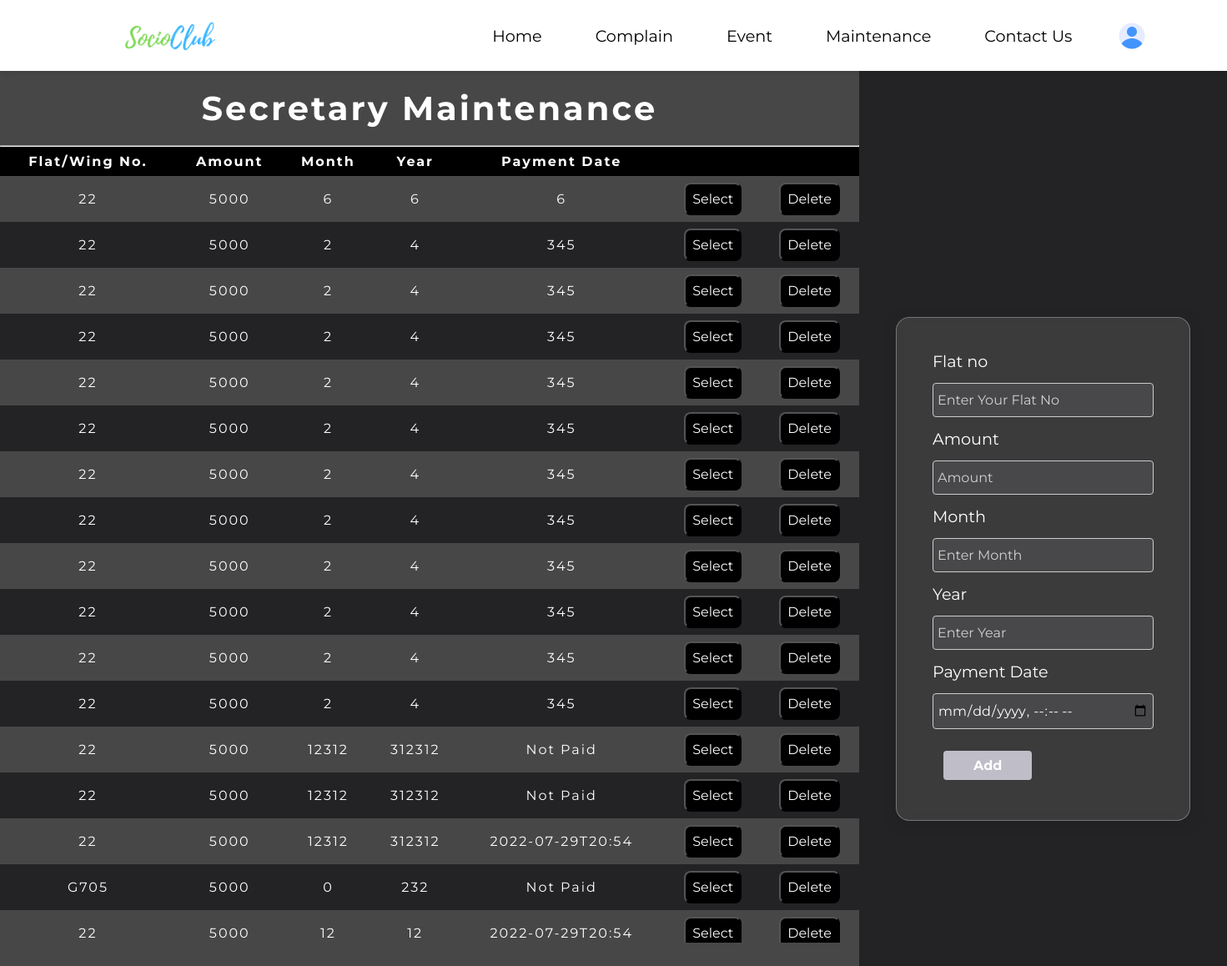
Before: /sec_main/ (signed in) with the older database file.
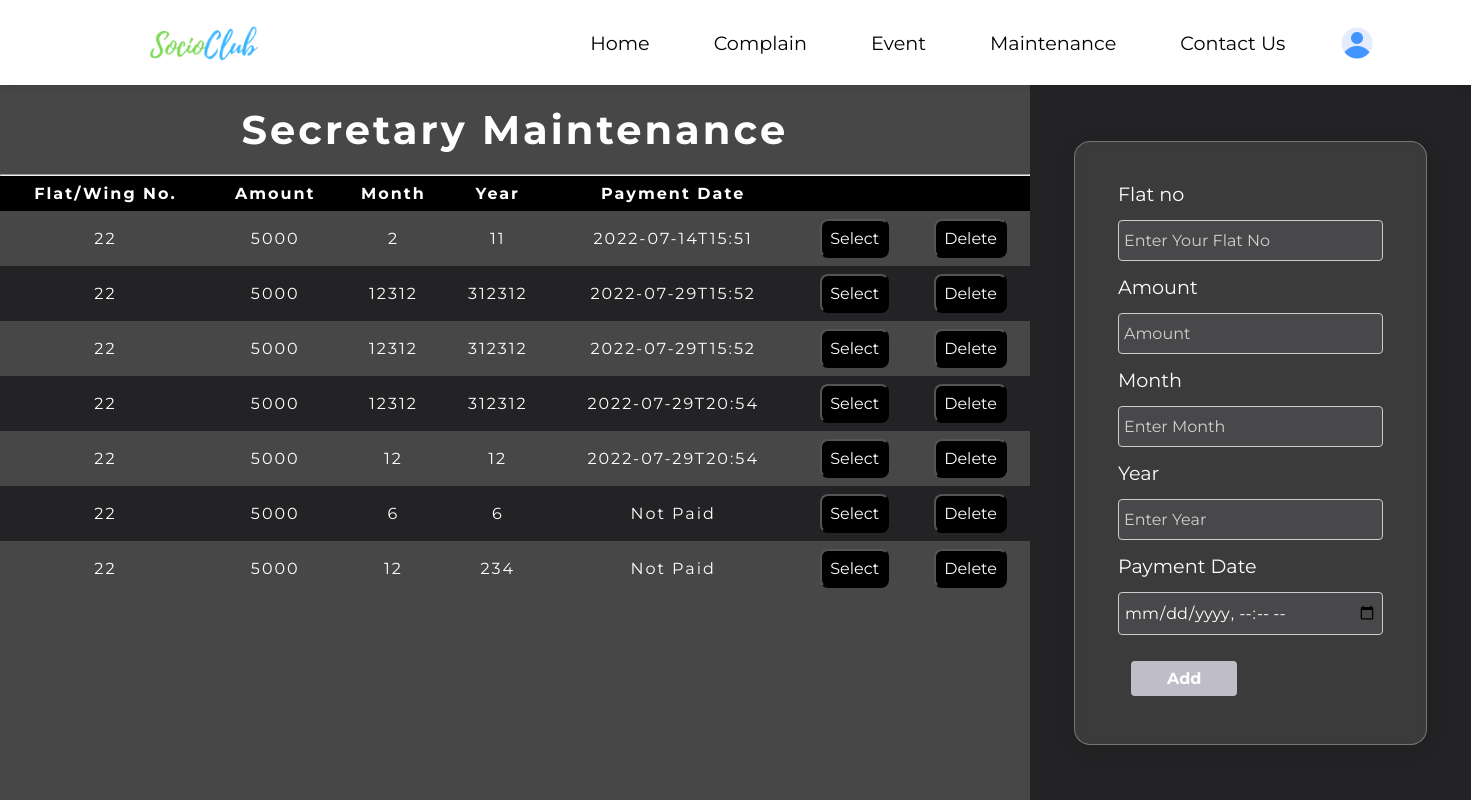
After: the same page with the newer database file.
### user_data/models.py (models this page shows, shortened)
class Maintenance(models.Model):
    society_name = models.ForeignKey(Society, on_delete=models.CASCADE)
    maintenance_user = models.ForeignKey(User, on_delete=models.CASCADE)
    maintenance_flat = models.ForeignKey(Flatno, on_delete=models.CASCADE)
    maintenance_amount = models.IntegerField()
    maintenance_month = models.IntegerField()
    maintenance_year = models.IntegerField()
    payment_date = models.CharField(null=True, max_length=15)

class Flatno (models.Model):
    flat = models.CharField(max_length=10)
    society_name = models.ForeignKey(Society, on_delete=models.CASCADE)
    owner = models.ForeignKey(User, on_delete=models.CASCADE)
    def __str__(self):
        return str(self.flat)

### SocioClub/views.py (the view, shortened to what this page needs)
# urls.py: path('sec_main/', views.sec_main, name = "sec_main"),
def sec_main(request):
    society_name = User_Detail.objects.get(user=request.user).society_name
    maintenance_data = Maintenance.objects.filter(society_name=society_name)
    return render(request, "sec-main.html", {'maintenance_data': maintenance_data})

### templates/sec-main.html (shortened to what this page needs)
{% extends "base.html" %}
{% load static %}
{% url 'login' as login %}
{% url 'index' as index %}
{% url 'delete_main' as delete_main %}
{%block cssblock%}
<link rel="stylesheet" href="{% static 'css/sec-main.css'%}"> {%endblock%}
{% block mainblock %}
<div class="sec-container">
    <div class="sec-left">
        <h3>Secretary Maintenance</h3>
        <hr>
        <div class="only-table-main">
            <table>
                <thead>
                    <tr>
                        <th>Flat/Wing No. </th>
                        <th>Amount</th>
                        <th>Month</th>
                        <th>Year</th>
                        <th>Payment Date</th>
                        <th></th>
                        <th></th>
                    </tr>
                </thead>
                <tbody>
                    {% for m in maintenance_data %}
                    <tr>
                        <td>{{m.maintenance_flat}}</td>
                        <td>{{m.maintenance_amount}}</td>
                        <td>{{m.maintenance_month}}</td>
                        <td>{{m.maintenance_year}}</td>
                        {% if m.payment_date == "" %}
                        <td>Not Paid</td>
                        {% else %}
                        <td>{{m.payment_date}}</td>
                        {% endif %}
                        <td> <button class="select-btn" onclick="select_main('{{m.id}}', '{{m.maintenance_flat}}', {{m.maintenance_amount}}, {{m.maintenance_month}}, {{m.maintenance_year}})">Select</button>
                        </td>
                        <td> <button class="select-btn" onclick="del_main('{{m.id}}')">Delete</button></td>
                    </tr>
                    {% endfor %}
                </tbody>
            </table>
        </div>
    </div>
    <div class="sec-right">
        <div class="sec-right-form">
            <form method="POST" action="{% url 'sec_main' %}" id="update_form">
                <label>Flat no</label>
                {% if error %}
                <input type="text" name="sec_flat" id="sec_flat" placeholder="Flat Does Not Exist">
                {% else %}
                <input type="text" name="sec_flat" id="sec_flat" placeholder="Enter Your Flat No">
                {% endif %}
                <label>Amount</label>
                <input type="text" id="sec_amount" placeholder="Amount">
                <label>Month</label>
                <input type="text" name="sec_month" id="sec_month" placeholder="Enter Month">
                <label>Year</label>
                <input type="text" name="sec_year" id="sec_year" placeholder="Enter Year">
                <label>Payment Date</label>
                <input type="datetime-local" name="sec_payment_date" id="sec_payment_date">
                <div class="add-update">
                    <input type="submit" value="Add">
                </div>
            </form>
        </div>
    </div>
</div>
{% endblock %}

Changed rows visible on the page:
removed Maintenance: maintenance_flat "22", maintenance_amount "5000", maintenance_month "6", maintenance_year "6", payment_date "6"
removed Maintenance: maintenance_flat "22", maintenance_amount "5000", maintenance_month "2", maintenance_year "4", payment_date "345"
removed Maintenance: maintenance_flat "22", maintenance_amount "5000", maintenance_month "2", maintenance_year "4", payment_date "345"
removed Maintenance: maintenance_flat "22", maintenance_amount "5000", maintenance_month "2", maintenance_year "4", payment_date "345"
removed Maintenance: maintenance_flat "22", maintenance_amount "5000", maintenance_month "2", maintenance_year "4", payment_date "345"
removed Maintenance: maintenance_flat "22", maintenance_amount "5000", maintenance_month "2", maintenance_year "4", payment_date "345"
removed Maintenance: maintenance_flat "22", maintenance_amount "5000", maintenance_month "2", maintenance_year "4", payment_date "345"
removed Maintenance: maintenance_flat "22", maintenance_amount "5000", maintenance_month "2", maintenance_year "4", payment_date "345"
removed Maintenance: maintenance_flat "22", maintenance_amount "5000", maintenance_month "2", maintenance_year "4", payment_date "345"
removed Maintenance: maintenance_flat "22", maintenance_amount "5000", maintenance_month "2", maintenance_year "4", payment_date "345"
removed Maintenance: maintenance_flat "22", maintenance_amount "5000", maintenance_month "2", maintenance_year "4", payment_date "345"
removed Maintenance: maintenance_flat "G705", maintenance_amount "5000", maintenance_month "0", maintenance_year "232", payment_date "Not Paid"
changed Maintenance (number 1 of 7 on the later page): maintenance_year "4" → "11"; payment_date "345" → "2022-07-14T15:51"
changed Maintenance (number 2 of 7 on the later page): payment_date (not shown) → "2022-07-29T15:52"; no longer shows "Not Paid"
changed Maintenance (number 3 of 7 on the later page): payment_date (not shown) → "2022-07-29T15:52"; no longer shows "Not Paid"
added Maintenance: maintenance_flat "22", maintenance_amount "5000", maintenance_month "6", maintenance_year "6", payment_date "Not Paid"
added Maintenance: maintenance_flat "22", maintenance_amount "5000", maintenance_month "12", maintenance_year "234", payment_date "Not Paid"
